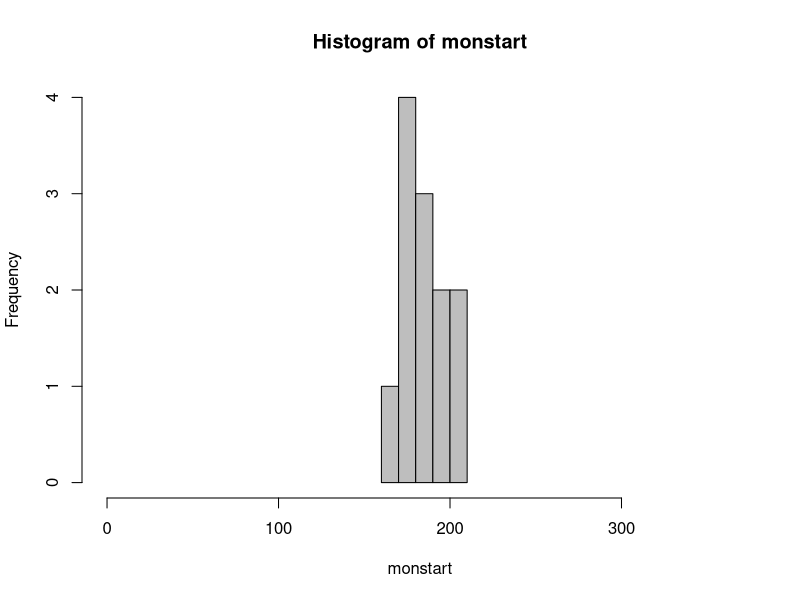

The R script that drew this image:
#Analysis of rainfall data


year <- seq(1,365)

monstart <- c(
  181,
  183,
  195,
  195,
  178,
  176,
  168,
  178,
  177,
  207,
  185,
  203
  )

hist(monstart,xlim=c(0,365),breaks=5,col="gray")